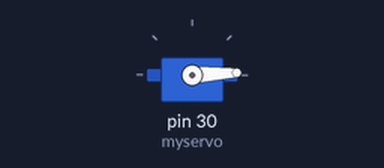
Recording of a sketch running on a simulated Arduino Mega 2560, built with avr-gcc and run on an emulated ATmega2560. Shown: servo.

Above: at 0.05 s.
At 1.3 s:
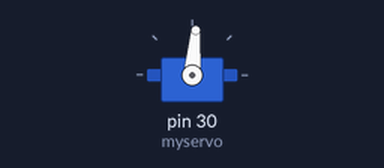
At 2.6 s:
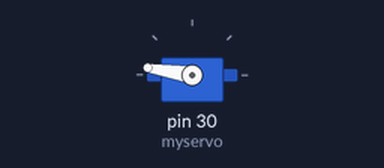
At 5.2 s:
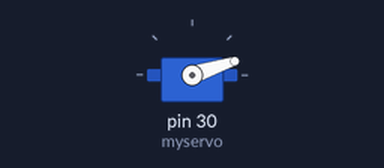
Timing chart, 0 to 7.1 s (numbered marks = the images above):
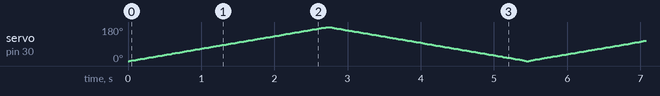

The sketch:

servo.ino
```cpp
#include <Servo.h>
Servo myservo;
int angle = 0;
void setup() {
  //pinMode(LED_BUILTIN, OUTPUT);
  //pinMode(27, OUTPUT);
  myservo.attach(30);
  Serial.begin(9600);
}

void loop() {

  for (angle = 0; angle <= 180; angle ++){
    myservo.write(angle);
    delay(15);
  }
  for(angle = 180; angle > 0; angle--)
  {
    myservo.write(angle);
    delay(15);
  }


}
```
